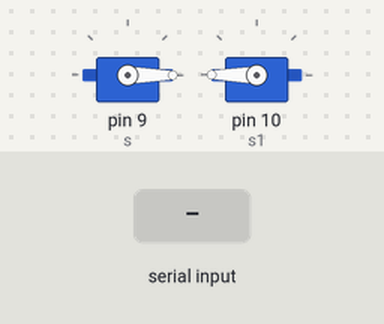
The sketch below on a simulated Arduino Uno, built with avr-gcc and run on an emulated ATmega328P. On the bench: 2 × servo. Inputs (shaded band) come from the test bench.

Above: at 1.2 s.
1.3 s: "90,45\n" received over Serial
At 1.91 s:
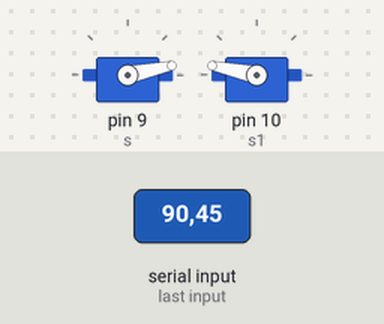
At 2.51 s:
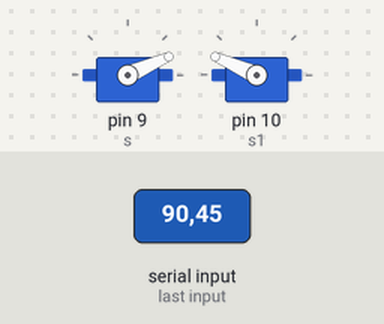
7.3 s: "30,150\n" received over Serial
At 8.02 s:
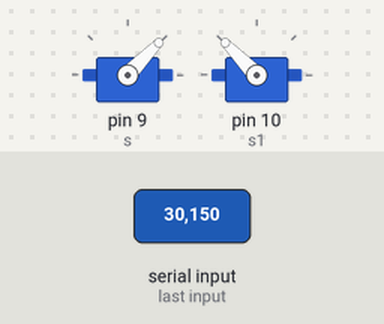
13.3 s: "200\n" received over Serial
16.3 s: "5\n" received over Serial
Timing chart, 0 to 20.3 s (numbered marks = the images above; inputs shaded):
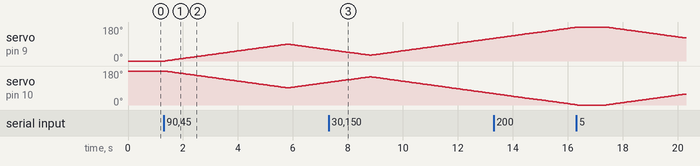

Measured:
- after the input at 1.3 s, servo on pin 9 (s): rises from 0° to 89° in 4.4 s, then falls to 60° in 1.5 s
- by itself, servo on pin 10 (s1): rises from 120° to 149° in 1.5 s, then falls to 60° in 4.5 s

The sketch:

TKP_7.ino
```cpp
// Moves two servos from their current position to target angle with complementary motion.
//Show pulse Width of 2 servos using oscilioscope in tinkercad
#include <Servo.h>

Servo s;
Servo s1;
int a = 0;

void setup() {
  s.attach(9);
  s1.attach(10);
  Serial.begin(9600);
  s.write(0);
  s1.write(180);
}

void loop() {
  if (Serial.available() > 0) {
    a = Serial.parseInt();

    int cpos = s.read();
    int st= a > cpos ? 1 : -1;
    for (int i = cpos; i != a; i += st) {
      s.write(i);
      s1.write(180 - i);
      delay(50);
    }
  }
}
```
